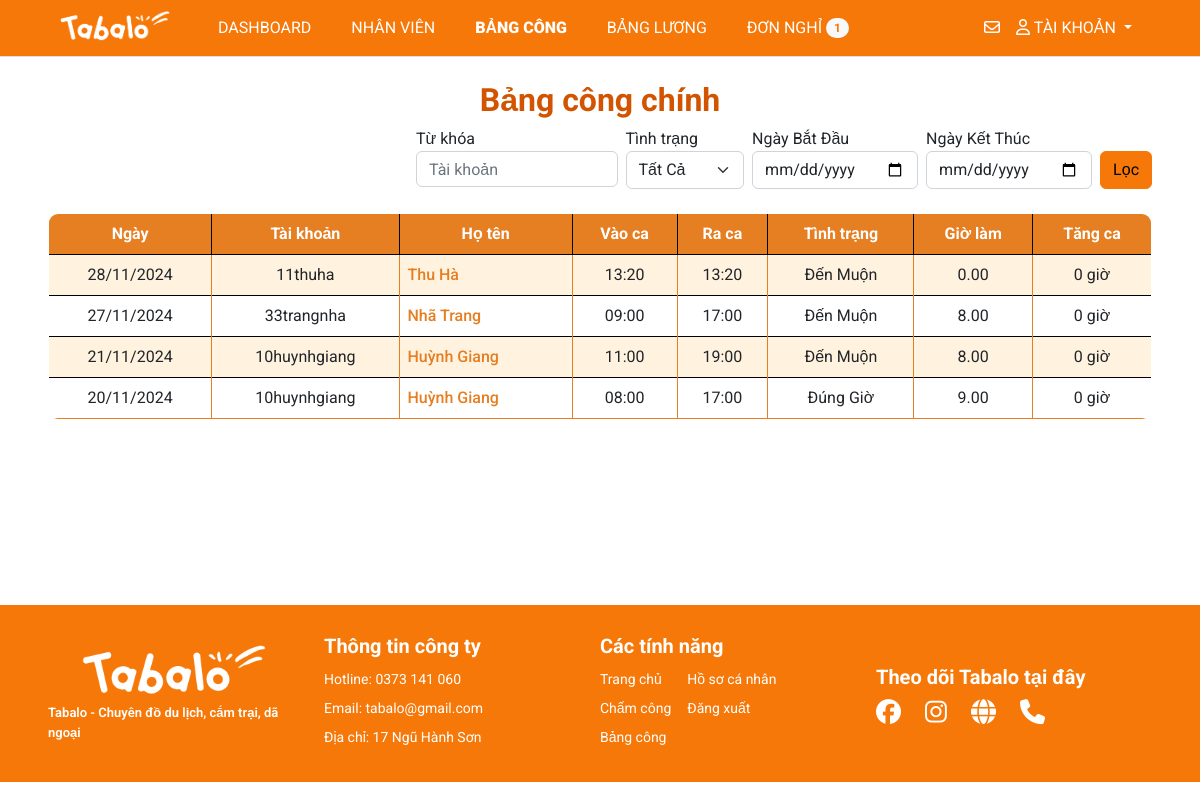
The app's page /management/sheet/ (signed in), older data.
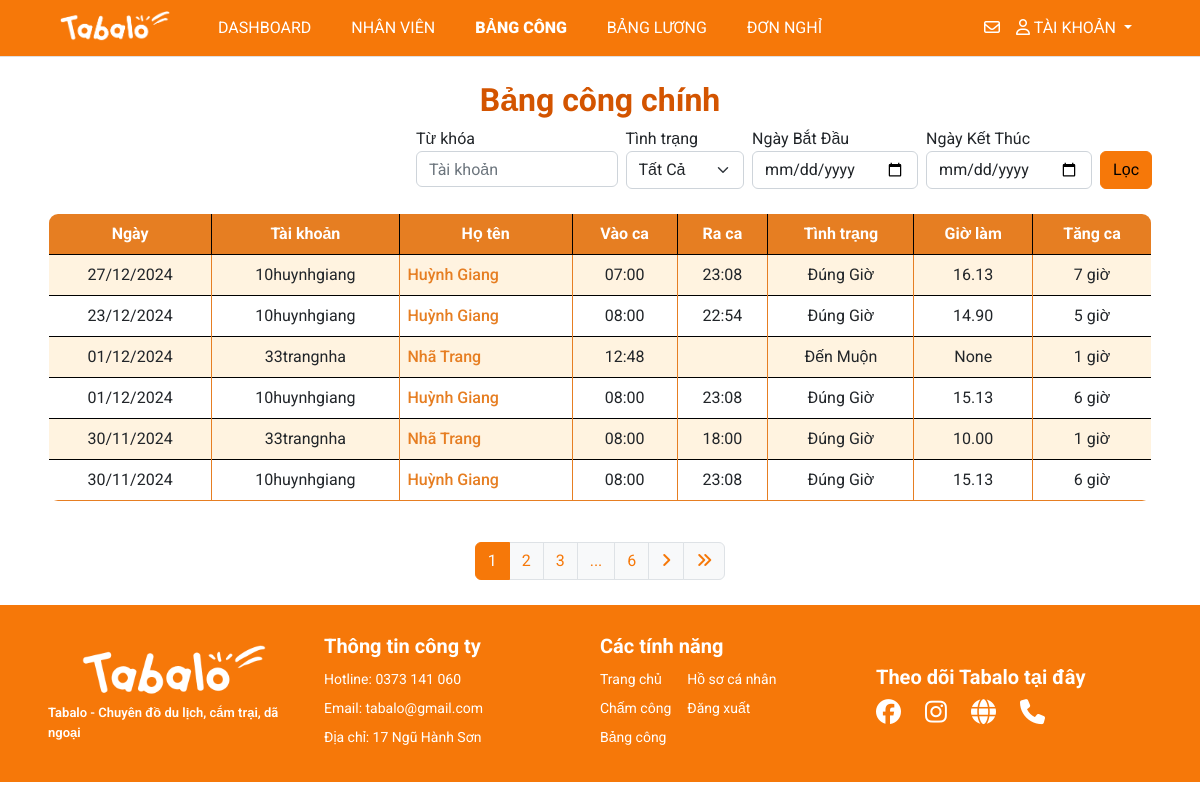
The same page, newer data.
### myapp/models.py (models this page shows, shortened)
class Sheet(models.Model):
    user=models.ForeignKey(User,on_delete=models.CASCADE)
    date=models.DateField()
    checkin=models.TimeField()
    checkout=models.TimeField(blank=True, null=True)
    work_hour=models.DecimalField(max_digits=5, decimal_places=2, blank=True, null=True)
    status=models.CharField(max_length=20, choices=[('Đúng Giờ', 'Đúng Giờ'), ('Đến Muộn', 'Đến Muộn')], default='Đúng Giờ')
    ot = models.IntegerField(null=True, blank=True, default=1)
    late_time = models.IntegerField(null=True, blank=True, default=0)  # Add late_time field

### management/views.py (the view)
# urls.py: path('sheet/', views.main_sheet, name='main-sheet'),
def main_sheet(request):
  if request.user.is_superuser:
    title = 'Bảng công'
    sheets = Sheet.objects.all().order_by('-date')
    keyword = request.GET.get('keyword', '')
    status = request.GET.get('status', '')
    start_date = request.GET.get('start-date', '')
    end_date = request.GET.get('end-date', '')
    if keyword:
      sheets = sheets.filter(user__username__icontains=keyword)
    if status:
      sheets = sheets.filter(status=status)
    if start_date and end_date:
      sheets = sheets.filter(date__range=[start_date, end_date])
    elif start_date:
      sheets = sheets.filter(date__range=[start_date, datetime.now().date()])
    elif end_date:
      sheets = sheets.filter(date__range=[datetime.now().date(), end_date])
    paginator = Paginator(sheets, 6)
    page_number = request.GET.get('page', '')
    try:
      page_obj = paginator.get_page(page_number)
    except PageNotAnInteger:
      page_obj = paginator.page(1)
    except EmptyPage:
      page_obj = paginator.page(paginator.num_pages)
    query_params = request.GET.copy()
    if 'page' in query_params:
      query_params.pop('page')
    context = {'title': title,
               'keyword': keyword,
               'start_date': start_date,
               'end_date': end_date,
               'status': status,
               'page_obj': page_obj,
               'query_params': query_params.urlencode()}
    return render(request, 'pages/main_sheet.html', context)
  else:
    messages.warning(request, 'Không có quyền truy cập')
    return redirect('/')

### management/context_processors.py (called while the page is built)
def pending_dayoff(request):
  count_pending = DayOffRequest.objects.filter(status='pending').count()
  return {'count_pending': count_pending}

### templates/pages/main_sheet.html (shortened to what this page needs)
{% extends '../layouts/base.html' %}
{% block main %}
<br>
<h1 style="text-align: center; font-size: 2rem; font-weight: bold; color: #D35400;">Bảng công chính</h1>
{% include 'partials/filter_sheet.html' %}
<br>
<table class="table table-hover table-bordered custom-border" style="border-radius: 10px; overflow: hidden;">
  <thead class="bg-tab text-white" style="background-color: #E67E22;">
    <tr>
      <th scope="col" class="text-center" style="vertical-align: middle;">Ngày</th>
      <th scope="col" class="text-center" style="vertical-align: middle;">Tài khoản</th>
      <th scope="col" class="text-center" style="vertical-align: middle;">Họ tên</th>
      <th scope="col" class="text-center" style="vertical-align: middle;">Vào ca</th>
      <th scope="col" class="text-center" style="vertical-align: middle;">Ra ca</th>
      <th scope="col" class="text-center" style="vertical-align: middle;">Tình trạng</th>
      <th scope="col" class="text-center" style="vertical-align: middle;">Giờ làm</th>
      <th scope="col" class="text-center" style="vertical-align: middle;">Tăng ca</th>
    </tr>
  </thead>
  <tbody>
    {% for sheet in page_obj %}
    <tr class="table-row" style="transition: background-color 0.3s;">
      <td class="text-center align-middle border-cell">{{ sheet.date|date:"d/m/Y" }}</td>
      <td class="text-center align-middle border-cell">{{ sheet.user.username }}</td>
      <td class="align-middle border-cell">
        <a href="/profile/{{sheet.user.username}}/" class="link-highlight">
          {{ sheet.user.first_name }} {{ sheet.user.last_name }}
        </a>
      </td>
      <td class="text-center align-middle border-cell">{{ sheet.checkin|date:"H:i" }}</td>
      <td class="text-center align-middle border-cell">{{ sheet.checkout|date:"H:i" }}</td>
      <td class="text-center align-middle border-cell">{{ sheet.status }}</td>
      <td class="text-center align-middle border-cell">{{ sheet.work_hour }}</td>
      <td class="text-center align-middle border-cell">{{ sheet.ot }} giờ</td>
    </tr>
    {% endfor %}
  </tbody>
</table>
<br>
{% include 'partials/paginator.html' %}
{% endblock %}

Row changes from the older to the newer data that the page shows:
no longer on this page (row edited): Sheet: date "28/11/2024", user.username "11thuha", user.first_name "Thu", user.last_name "Hà", checkin "13:20", checkout "13:20", status "Đến Muộn", work_hour "0.00", ot "0"
no longer on this page (row unchanged): Sheet: date "27/11/2024", user.username "33trangnha", user.first_name "Nhã", user.last_name "Trang", checkin "09:00", checkout "17:00", status "Đến Muộn", work_hour "8.00", ot "0"
no longer on this page (row unchanged): Sheet: date "21/11/2024", user.username "10huynhgiang", user.first_name "Huỳnh", user.last_name "Giang", checkin "11:00", checkout "19:00", status "Đến Muộn", work_hour "8.00", ot "0"
no longer on this page (row unchanged): Sheet: date "20/11/2024", user.username "10huynhgiang", user.first_name "Huỳnh", user.last_name "Giang", checkin "08:00", checkout "17:00", status "Đúng Giờ", work_hour "9.00", ot "0"
added Sheet: date "27/12/2024", user.username "10huynhgiang", user.first_name "Huỳnh", user.last_name "Giang", checkin "07:00", checkout "23:08", status "Đúng Giờ", work_hour "16.13", ot "7"
added Sheet: date "23/12/2024", user.username "10huynhgiang", user.first_name "Huỳnh", user.last_name "Giang", checkin "08:00", checkout "22:54", status "Đúng Giờ", work_hour "14.90", ot "5"
added Sheet: date "01/12/2024", user.username "33trangnha", user.first_name "Nhã", user.last_name "Trang", checkin "12:48", status "Đến Muộn", work_hour "None", ot "1"
added Sheet: date "01/12/2024", user.username "10huynhgiang", user.first_name "Huỳnh", user.last_name "Giang", checkin "08:00", checkout "23:08", status "Đúng Giờ", work_hour "15.13", ot "6"
added Sheet: date "30/11/2024", user.username "33trangnha", user.first_name "Nhã", user.last_name "Trang", checkin "08:00", checkout "18:00", status "Đúng Giờ", work_hour "10.00", ot "1"
added Sheet: date "30/11/2024", user.username "10huynhgiang", user.first_name "Huỳnh", user.last_name "Giang", checkin "08:00", checkout "23:08", status "Đúng Giờ", work_hour "15.13", ot "6"
Text that changed along with them:
{{ count_pending }}: "1" → (not shown)
new list line: "1"
new list line: "2"
new list line: "3"
new list line: "6"
